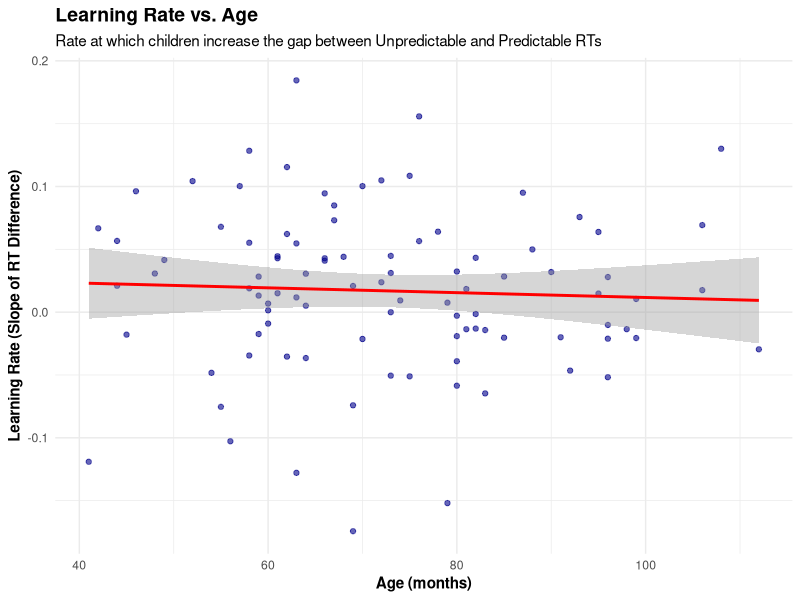
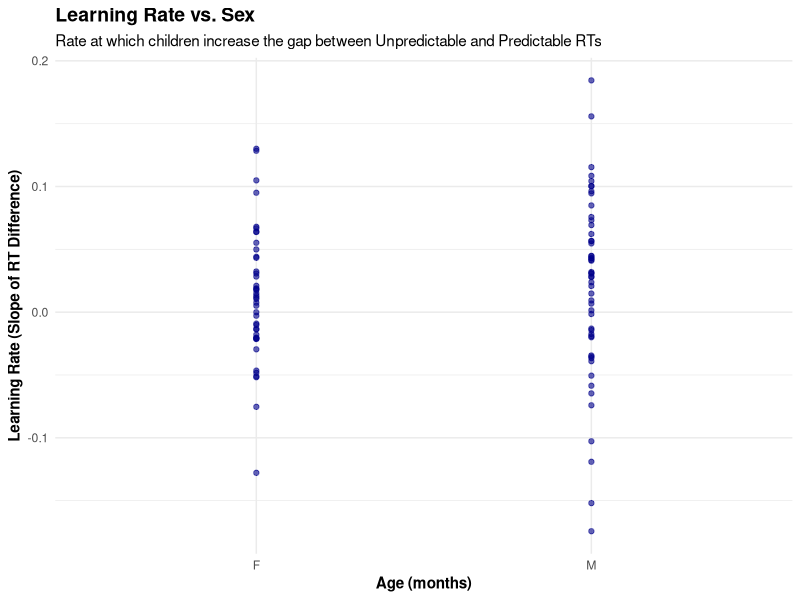

The R script that drew these images, in order:
## ---- chunk 1
library(tidyverse)
## ---- chunk 2
df_processed <- read_delim("VSL_main_data.csv", delim = ";") |> 
  mutate(
    diff1 = D1 - I1,
    diff2 = D2 - I2,
    diff3 = D3 - I3,
    diff4 = D4 - I4
  ) |> 
  select(ID, age, starts_with("diff"), sex) |> 
  pivot_longer(
    cols = starts_with("diff"),
    names_to = "block_str",
    values_to = "rt_diff"
  ) |> 
  mutate(
    block = as.numeric(str_extract(block_str, "\\d"))
  )
subject_slopes <- df_processed |> 
  group_by(ID, age) |> 
  summarise(
    learning_rate = coef(lm(rt_diff ~ block))[2],
    .groups = "drop"
  ) |> 
  filter(!is.na(learning_rate))
ggplot(subject_slopes, aes(x = age, y = learning_rate)) +
  geom_point(alpha = 0.6, color = "darkblue") +
  geom_smooth(method = "lm", color = "red", se = TRUE) +
  labs(
    title = "Learning Rate vs. Age",
    subtitle = "Rate at which children increase the gap between Unpredictable and Predictable RTs",
    x = "Age (months)",
    y = "Learning Rate (Slope of RT Difference)"
  ) +
  theme_minimal() +
  theme(
    plot.title = element_text(face = "bold", size = 14),
    axis.title = element_text(face = "bold")
  )
## ---- chunk 3
subject_slopes <- df_processed |> 
  group_by(ID, sex) |> 
  summarise(
    learning_rate = coef(lm(rt_diff ~ block))[2],
    .groups = "drop"
  ) |> 
  filter(!is.na(learning_rate))
ggplot(subject_slopes, aes(x = sex, y = learning_rate)) +
  geom_point(alpha = 0.6, color = "darkblue") +
  geom_smooth(method = "lm", color = "red", se = TRUE) +
  labs(
    title = "Learning Rate vs. Sex",
    subtitle = "Rate at which children increase the gap between Unpredictable and Predictable RTs",
    x = "Age (months)",
    y = "Learning Rate (Slope of RT Difference)"
  ) +
  theme_minimal() +
  theme(
    plot.title = element_text(face = "bold", size = 14),
    axis.title = element_text(face = "bold")
  )
